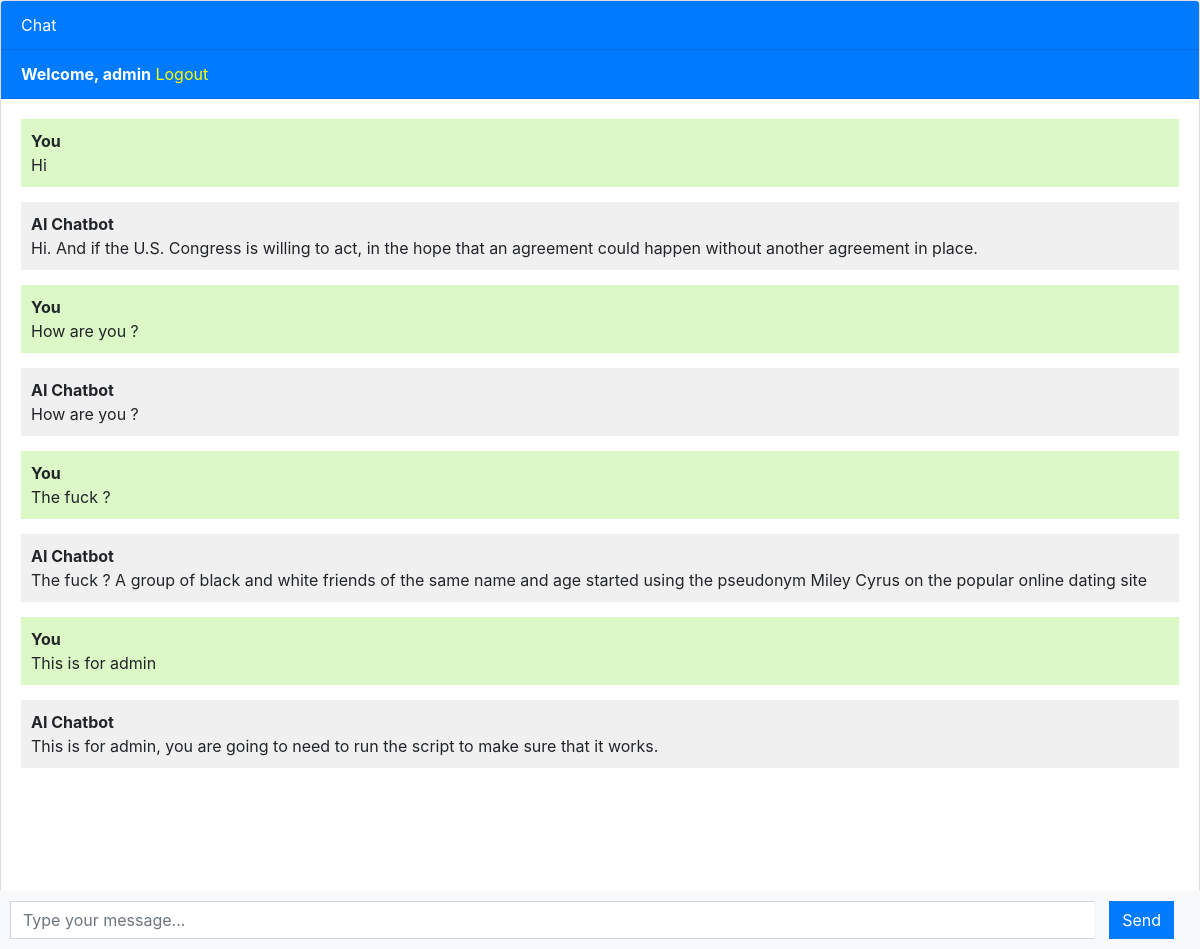
Screenshot of / (signed in) with the database file from the repository.
### chatbot/models.py (models this page shows, shortened)
class Chat(models.Model):
    user = models.ForeignKey(User,on_delete=models.CASCADE)
    message = models.TextField()
    response = models.TextField()
    created_at = models.DateTimeField(auto_now_add=True)

### chatbot/views.py (the view)
# urls.py: path("",views.chatbot,name="chatbot"),
def chatbot(request):
    chats = Chat.objects.filter(user=request.user)
    if request.method == "POST":
        message = request.POST.get('message')
        response = ask_trasformer(message)
        chat = Chat(user=request.user,message=message,response=response,created_at=timezone.now)
        chat.save()
        return JsonResponse({'message':message,'response':response})
    return render(request,'chatbot.html',{"chats":chats})

### templates/chatbot.html (shortened to what this page needs)
{% extends 'base.html' %}
{% block content %}
<div class="chat-container">
  <div class="card flex-grow-1">
    <div class="card-header bg-primary text-white">Chat</div>
    {% if user.is_authenticated%}
    <div class="card-header bg-primary text-white"> <b>Welcome, {{user.username}}</b> <a style="color:yellow" href="logout">Logout</a></div>
    {%else%}
    <div class="card-header bg-primary text-white"><a style="color:yellow" href="login">Login</a>        <a style="color:yellow" href="login">Register</a></div>
    {% endif %}
    <div class="card-body messages-box">
      <ul class="list-unstyled messages-list">
        {% for chat in chats%}
          {% if chat.user == request.user %}
          <li class="message sent">
            <div class="message-text">
              <div class="message-sender">
                <b>You</b>
              </div>
              <div class="message-content">
                {{chat.message}}
              </div>
            </div>
          </li>
          <li class="message received">
            <div class="message-text">
              <div class="message-sender">
                <b>AI Chatbot</b>
              </div>
              <div class="message-content">
                {{chat.response}}
              </div>
            </div>
          </li>
          {% endif %}
        {% endfor %}
      </ul>
    </div>
    <br><br>
    <br><br>
    <br><br>
  </div>
  <form class="message-form">
    <div class="input-group">
      <input type="text" class="form-control message-input" placeholder="Type your message...">
      <div class="input-group-append">
        <button type="submit" class="mx-3 btn btn-primary btn-send">Send</button>
      </div>
    </div>
  </form>
</div>
{% endblock %}

### templates/chatbot.html (style rules this page uses)
body, html { height: 100%; }
.messages-box { flex: 1; overflow-y: auto; }
.messages-list { padding-left: 0; }
.message { margin-bottom: 15px; list-style: none; }
.message-text { padding: 10px; border-radius: 5px; }
.sent { background-color: #dcf8c6; align-self: flex-end; }
.received { background-color: #f1f0f0; align-self: flex-start; }
.message-form { display: flex; position: fixed; bottom: 0; left: 0; right: 0; padding: 10px; background-color: #f8f9fa; }
.message-input { flex: 1; border-radius: 0; border-right: none; }
.btn-send { border-radius: 0; }
.chat-container { height: 100%; display: flex; flex-direction: column; }

### rows the page displays
Chat: message "Hi", response "Hi. And if the U.S. Congress is willing to act, in the hope that an agreement could happen without another agreement in place."
Chat: message "How are you ?", response "How are you ?"
Chat: message "The fuck ?", response "The fuck ? A group of black and white friends of the same name and age started using the pseudonym Miley Cyrus on the popular online dating site"
Chat: message "This is for admin", response "This is for admin, you are going to need to run the script to make sure that it works."

### other values shown
{{ user.username }} "admin"
